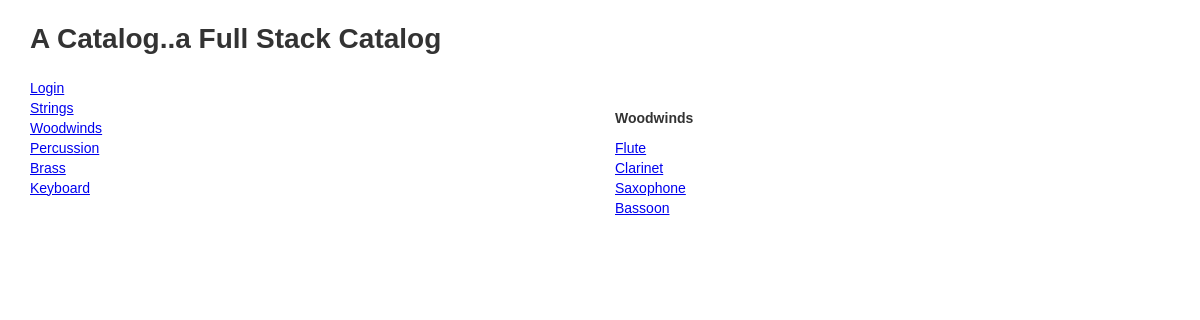
The page /itemcatalog/2/items/ on the database its author committed.
### database_setup.py (models this page shows, shortened)
class Category(Base):
    __tablename__ = 'category'
    id = Column(Integer, primary_key=True)
    name = Column(String(80), nullable=False)
    user_id = Column(Integer, ForeignKey('user.id'))
    user = relationship(User)

class CategoryItem(Base):
    __tablename__ = 'category_item'
    name = Column(String(80), nullable=False)
    description = Column(String(250))
    id = Column(Integer, primary_key=True)
    category_id = Column(Integer, ForeignKey('category.id'))
    category = relationship(Category)
    user_id = Column(Integer, ForeignKey('user.id'))
    user = relationship(User)

### app.py (the view)
@app.route('/itemcatalog/<int:catalog_id>/')
@app.route('/itemcatalog/<int:catalog_id>/items/')
def categoryItems(catalog_id):
    try:
        categories = session.query(Category).all()
        category = session.query(Category).filter_by(id=catalog_id).first()
        categoryName = category.name
        categoryItems = session.query(CategoryItem).filter_by(
            category_id=catalog_id).all()
        return render_template('categoryItems.html', categories=categories,
                               categoryItems=categoryItems, categoryName=categoryName)
    except:
        return redirect(url_for('allCategories'))

### templates/categoryItems.html (shortened to what this page needs)
{% extends "base.html" %} {% block content %}
<div class="projects col-md-6 col-sm-6 col-xs-12">
    <ul>
        {% for c in categories %}
        <a href="{{url_for('categoryItems', catalog_id=c.id)}}">
            <li>{{c.name}}</li>
        </a>
        {% endfor %}
    </ul>
</div>
<div class="projects col-md-6 col-sm-6 col-xs-12">
    <h6>{{categoryName}}</h6>
    <ul>
        {% for i in categoryItems %}
        <a href="{{url_for('itemDescription', catalog_id=i.category_id, item_id=i.id)}}">
            <li>{{i.name}}</li>
        </a>
        {% endfor %}
    </ul>
     {% endblock %}

### rows shown on the page
Category: name "Strings"
Category: name "Woodwinds"
Category: name "Percussion"
Category: name "Brass"
Category: name "Keyboard"
CategoryItem: name "Flute"
CategoryItem: name "Clarinet"
CategoryItem: name "Saxophone"
CategoryItem: name "Bassoon"
